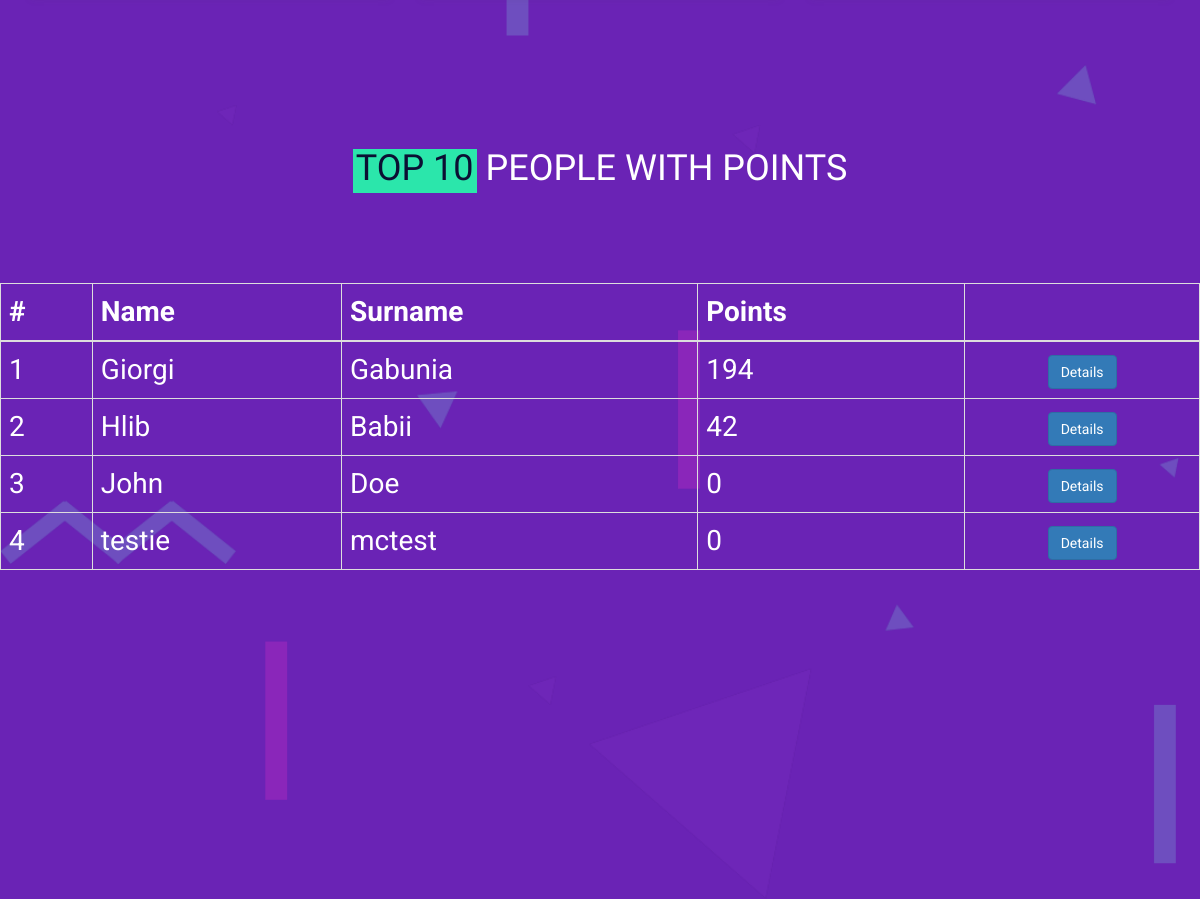
Before: / (lower part) with the older database file.
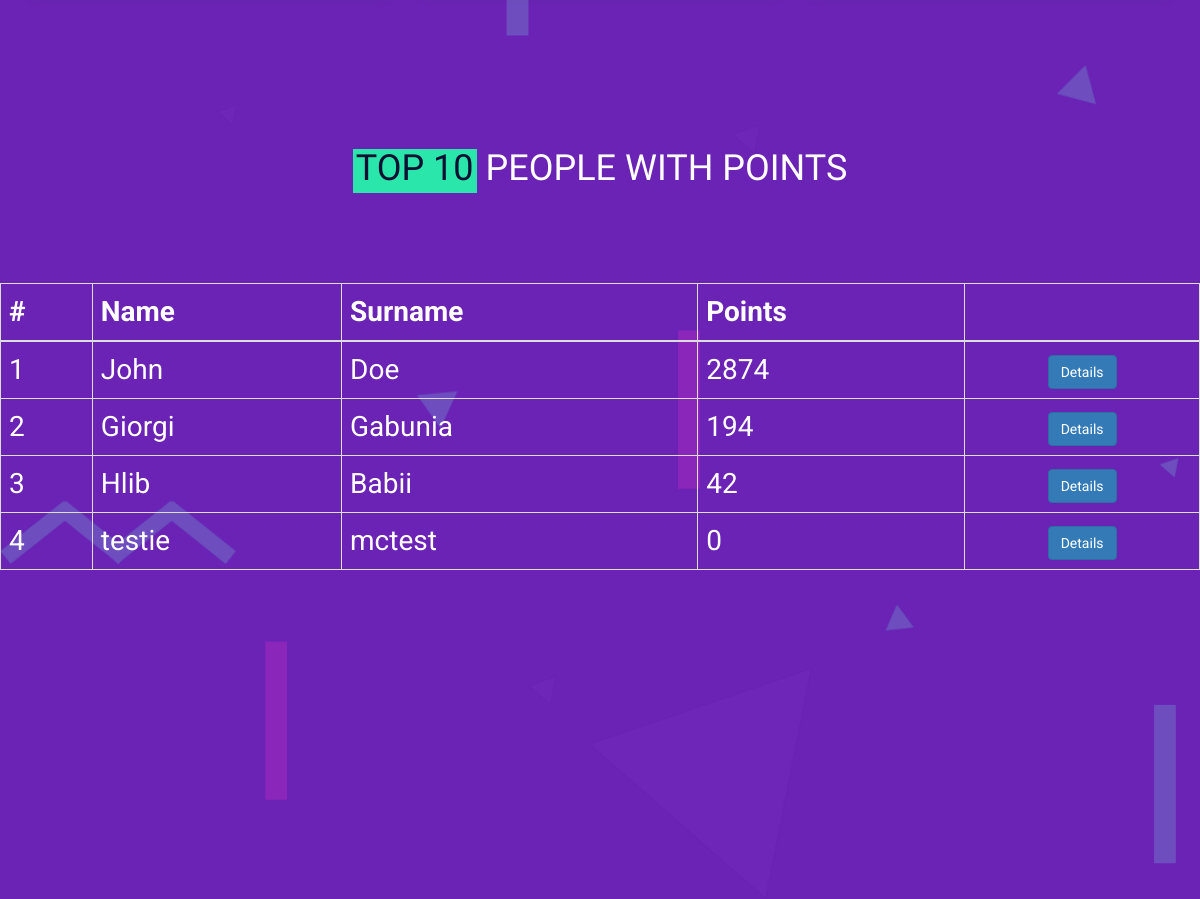
After: the same page with the newer database file.
### fp_app/models.py (models this page shows, shortened)
class Person(models.Model):
    first_name = models.CharField(max_length = 256)
    last_name = models.CharField(max_length = 256, blank = True)
    points = models.IntegerField(default = 0)
    last_update = models.DateTimeField(default = datetime.now)

### fp_app/views.py (the view)
# urls.py: path('', views.Index.as_view(), name = 'index'),
class Index(ListView):
    model = models.Person
    ordering = ['-points']
    template_name = 'fp_app/index.html'

### fp_app/templates/fp_app/index.html (shortened to what this page needs)
{% extends "base.html" %}
{% load staticfiles %}
{% block content %}
	<div class="about-section">
		<div class="overlay"></div>
		<div class="card-section">
		</div>
		<div class="about-contant my-container">
			<div class="container-fluid">
				<div class="section-title">
					<h2><span>Top 10</span> People with points</h2>
				</div>
				<div class="row">
          <table class="table table-bordered table-responsive index-table">
            <thead>
              <tr>
								<th>#</th>
                <th>Name</th>
                <th>Surname</th>
                <th>Points</th>
                <th></th>
              </tr>
            </thead>
            <tbody>
              {% for person in person_list|slice:"10" %}
                <tr>
									<td>{{forloop.counter}}</td>
                  <td>{{person.first_name}}</td>
                  <td>{{person.last_name}}</td>
                  <td>{{person.points}}</td>
                  <td class="text-center">
                      <a class="btn btn-primary" href="{% url 'filip_points:details' pk=person.pk %}">Details</a>
                  </td>
                </tr>
              {% endfor %}
            </tbody>
          </table>
				</div>
			</div>
		</div>
	</div>
{% endblock content %}

Changed rows visible on the page:
changed Person "John": points "0" → "2874"; moves up the list
